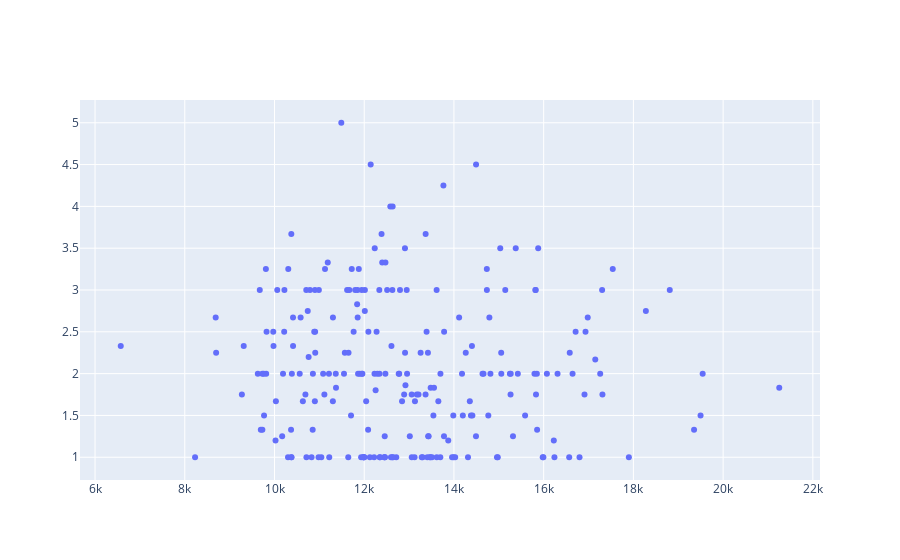

The cell this chart's notebook holds for it:
### Code cell
fig = make_subplots(rows=1, cols=1)
fig.add_trace(go.Scatter(x = comb["PPE"], y = comb["Math Score"], mode = "markers", name = "Scatter Plot"))
fig.show()

### Figure 1 — Plotly figure (JSON) as saved in the notebook; plotly's stock layout.template omitted (floating-point values rounded to 4 significant figures; data arrays with more than 128 entries replaced by an {"elided": "..."} marker saying what was removed)
{"data": [{"mode": "markers", "name": "Scatter Plot", "type": "scatter", "x": {"elided": "233 int values"}, "y": {"elided": "233 float values"}}], "layout": {"xaxis": {"anchor": "y", "domain": [0, 1]}, "yaxis": {"anchor": "x", "domain": [0, 1]}}}
